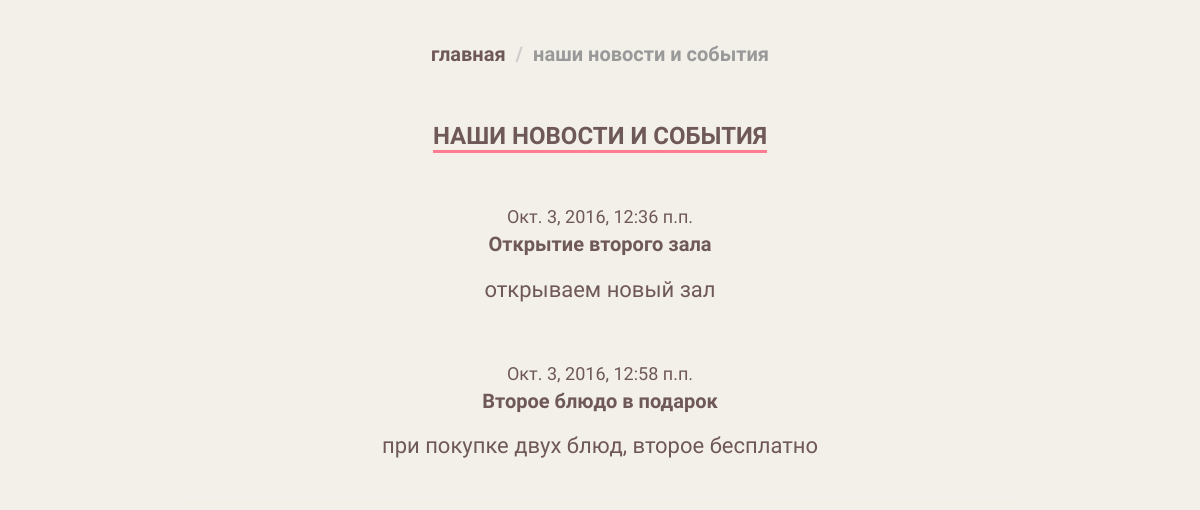
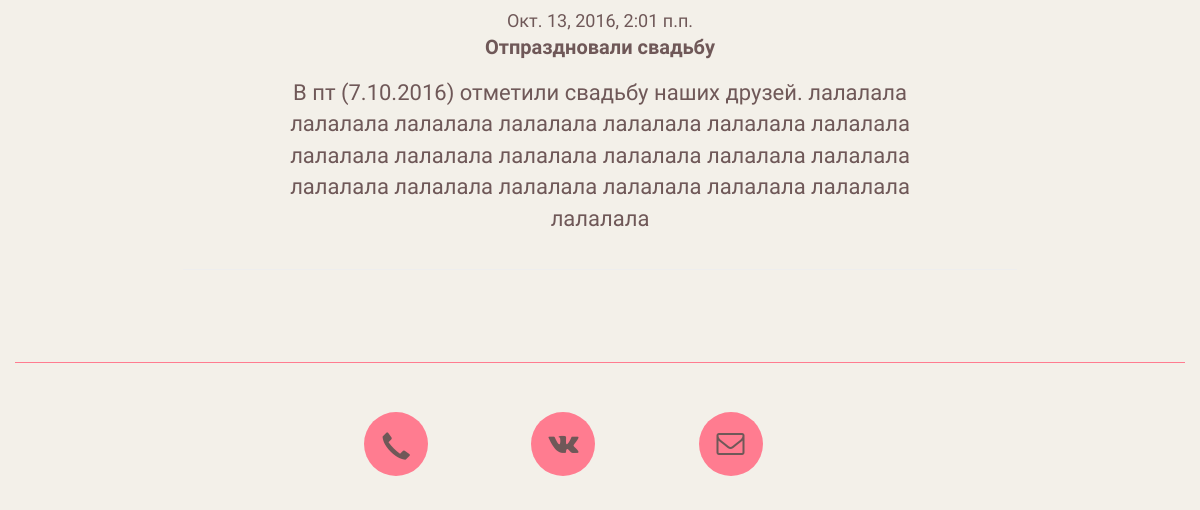
The page /news/ on the database as committed earlier (2 pictures, top to bottom).
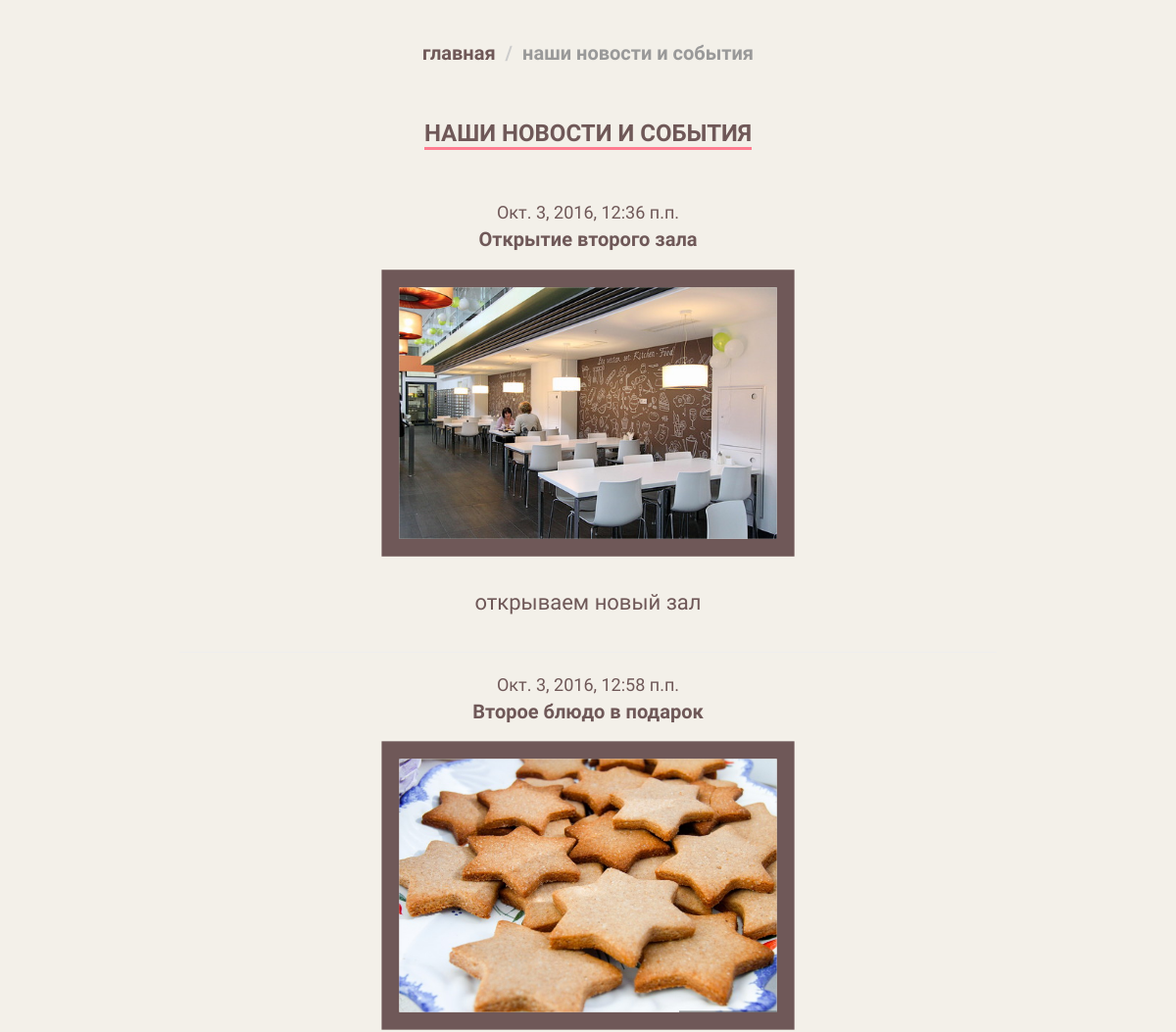
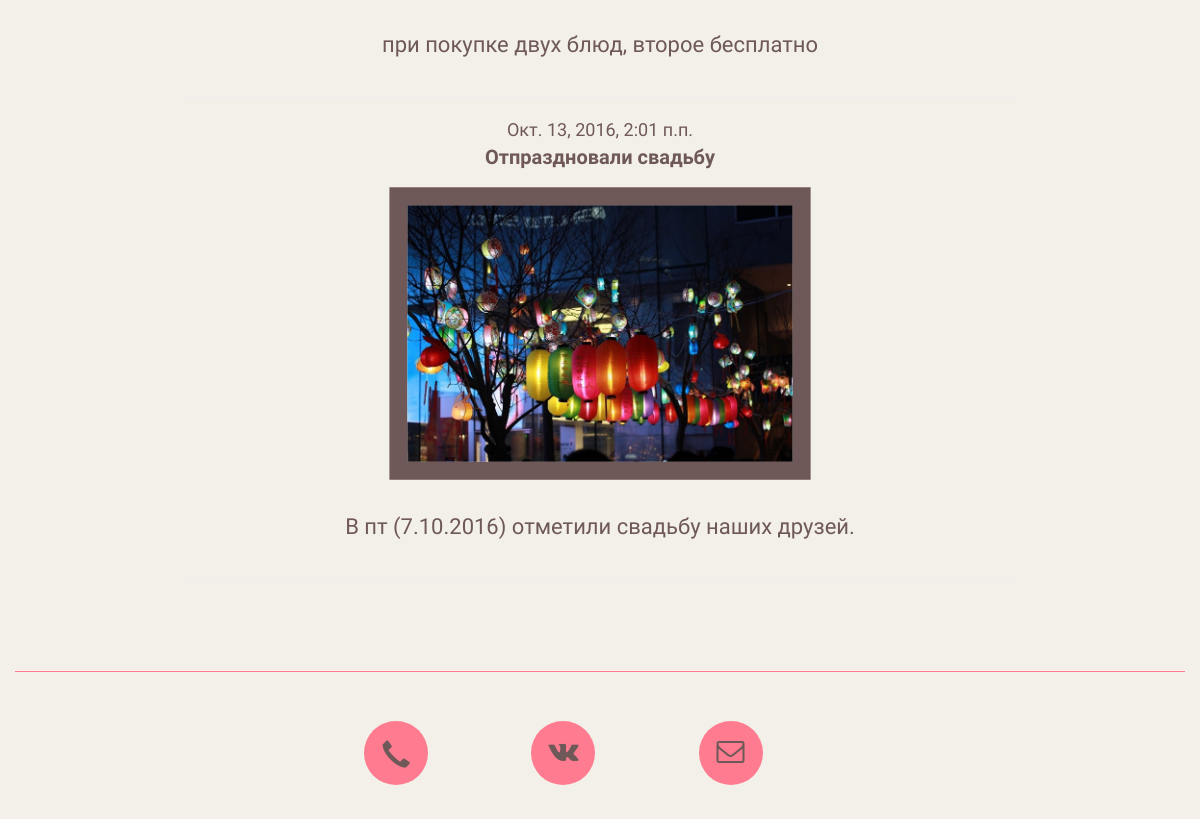
The same page on the database as committed later (2 pictures, top to bottom).
### newsApp/models.py (models this page shows, shortened)
class New(models.Model):
    title = models.CharField(max_length=255,verbose_name=u'Название')
    text = models.TextField(verbose_name=u'Текст новости')
    date =  models.DateTimeField(auto_now_add=True,verbose_name=u'Дата')
    category = models.ForeignKey(CategoryNews,verbose_name=u'Категория новости')
    @models.permalink
    def get_absolute_url(self):
        return ('news-detail', [self.id])
    class Meta:
        verbose_name=u"Новость"
        verbose_name_plural=u"Новости"

class New_Photos(models.Model):
    text = models.TextField(verbose_name=u'текст к фото если нужен')
    photo = models.ImageField(blank=True,verbose_name=u'фото')
    isDefault = models.BooleanField(verbose_name=u'обложка альбома')
    new = models.ForeignKey(New,verbose_name=u'фото относится к этой нвоости \ событию')
    def get_photo(self):
        if self.photo:
            return self.photo.url
        else:
            return DEFAULT_PHOTO
    class Meta:
        verbose_name=u"Фото"
        verbose_name_plural=u"Фотографии"

### newsApp/views.py (the view)
def news_list(request):
    assert isinstance(request, HttpRequest)
    return render(
        request,
        'newsApp/new_list.html',
        {
            'title':u'Наши новости и события',
            'object_list': New.objects.all()
        }
    )

### newsApp/templates/newsApp/new_list.html
﻿{% extends "app/layout.html" %}
{% block content %}
{% load staticfiles %}
<section class="our-news">
    <div class="container">
        <ol class="breadcrumb">
            <li><a href="../">Главная</a></li>
            <li class="active">{{ title }}</li>
        </ol>
        <h2 style="text-align:center"><span>{{ title }}</span></h2>
        {%for new in object_list%}
            <div class="our-news__oneNew" style="text-align:center">
                <div class="row our-news__oneNew__date">
                 {{ new.date }}
                </div>
                <div class="row our-news__oneNew__title">
                 <a href="{{new.get_absolute_url}}">{{ new.title }}</a>
                </div>
                <div class="row">
                    {%for ph in new.new_photos_set.all%}
                            {%if ph.isDefault%}
                                <a href="{{new.get_absolute_url}}">
                                    <img src="{{ph.get_photo}}"/>
                                </a>
                            {%endif%}
                    {%endfor%}
                </div>
                <div class="row our-news__oneNew__text">
                    {{new.text}}
                </div>
            </div>
            <hr />
        {%endfor%}
    </div>
</section>
{% endblock %}

### app/templates/app/layout.html (shortened to what this page needs)
﻿<!DOCTYPE html>
<html>
<head>
    {% load staticfiles %}
    <link rel="stylesheet" type="text/css" href="{% static 'app/content/bootstrap.min.css' %}" />
    <link rel="stylesheet" href="{% static 'app/font-awesome/css/font-awesome.min.css' %}">
    <link rel="stylesheet" type="text/css" href="{% static 'app/content/site.css' %}" />
    <link rel="stylesheet" type="text/css" href="{% static 'app/content/styles.css' %}" />
</head>
<body data-spy="scroll" data-target="#main-navbar">
    {% block content %}{% endblock %}
    <div class="container contact">
    <div class="contact-page">
        <div class="row contact-page-inner-1">
            <div class="col-xs-4 col-sm-4 col-md-4 col-lg-4">
                <div class="contact-page-block">
                    <a href="tel: {{basicdata.tel}}">
                        <div class="col-md-4 contact-page__contacts__icon">
                            <i class="glyphicon glyphicon-earphone"></i>
                        </div>
                    </a>
                </div>
            </div>
            <div class="col-xs-4 col-sm-4 col-md-4 col-lg-4">
                <div class="contact-page-block">
                    <a href="https://vk.com/stolov1kungur">
                        <div class="col-md-4 contact-page__contacts__icon">
                            <i class="fa fa-vk" aria-hidden="true"></i>
                        </div>
                    </a>
                </div>
            </div>
            <div class="col-xs-4 col-sm-4 col-md-4 col-lg-4">
                <div class="contact-page-block">
                <a href="mailto:{{basicdata.email}}">
                    <div class="col-md-4 contact-page__contacts__icon">
                        <i class="fa fa-envelope-o" aria-hidden="true"></i>
                    </div>
                </a>
            </div>
            </div>
        </div>
    </div>
</div>
</body>
</html>

### app/static/app/content/site.css (style rules this page uses)
.our-news h2 { margin-bottom:50px; }
.our-menu__dishes, .our-news__oneNew { padding-left:5%; padding-right:5%; }
.our-menu, .our-menu a, .our-news, .our-news a { color: #6F5858; font-family: 'Acme', sans-serif; }
.breadcrumb { background-color:transparent; font-family: 'Acme', sans-serif; font-weight:bold; text-transform: lowercase; font-size:20px; margin: auto auto 2% auto; }
.breadcrumb a { color:#6F5858; }
.our-news__oneNew { font-size:22px; }
.our-news__oneNew__date { font-size:18px; }
.our-news__oneNew__title { font-size:20px; font-weight: bold; }
.main img, .section_news img, .our-news img { height:auto; width:100%; max-height:100%; max-height:700px; background-size:cover; }
.our-news img { width:60%; border: 20px solid #6F5858; }
.our-news img { transform:scale(0.9,0.9); transition:all 1s; }
.section_news .container, .our-news .container, .our-menu .container, .our-contacts .container { max-width: 1200px; margin: 0 auto; width: 80%; }
.our-news__oneNew__text { padding: 2% 5% 2% 5%; }

### app/static/app/content/styles.css (style rules this page uses)
.container.contact { border-top: 1px solid #ff7c90; }
section { padding:5%; margin:1% 0; color:#6F5858; text-align:center; color: #6F5858; }
section h2 { font-family: 'Acme', sans-serif; font-weight:bold; font-size: 24px; text-decoration:none; text-transform: uppercase; background: transparent; margin-bottom:7%; margin-top:5%; line-height:1.5; }
section h2 span { border-bottom:3px solid #ff7c90; }
.contact-page { color:#6F5858; margin: 3%; font-size: 19px; font-weight: 300; }
.contact-page__contacts__icon { width: 64px; height: 64px; font-size: 28px; line-height: 64px; color:#6F5858; background: #ff7c90; margin-top: 15px; text-align:center; -webkit-border-radius: 90%; -moz-border-radius: 90%; border-radius: 90%; }
.contact-page__contacts__icon i { margin: 48% auto }
.our-menu, .our-news, .section_news { padding-top:0; }
.contact-page-inner-1 { padding:0 28%; }

Rows that differ between the two databases and show on the page:
added New_Photos: get_photo (picture), shown under New "открываем новый зал"
added New_Photos: get_photo (picture), shown under New "при покупке двух блюд, второе бесплатно"
changed New "Отпраздновали свадьбу": gains New_Photos (get_photo (picture)); text "…отметили свадьбу наших друзей. лалалала лалалала лалалала лалалала лалалала лалалала лалалала лалалала лалалала лалалала лалалала лалалала лалалала лалалала лалалала лалалала лалалала лалалала лалалала лалалала" → "В пт (7.10.2016) отметили свадьбу наших друзей."
